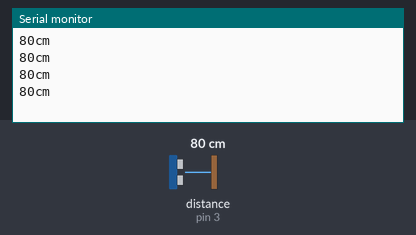
Recording of a sketch running on a simulated Arduino Uno, built with avr-gcc and run on an emulated ATmega328P. On the bench: the last lines printed to the serial monitor. Wiring (inferred from the names in the program): ultrasonic range finder: trigger pin 2; echo pin 3. The test bench sets the inputs (shaded band); at power-on: distance to the obstacle (sensor on pin 3) 80 cm. The echo pulse lasts 58.3 µs per cm.

Above: at 1.2 s.
1.3 s: distance to the obstacle (sensor on pin 3) set to 2 cm
At 1.73 s:
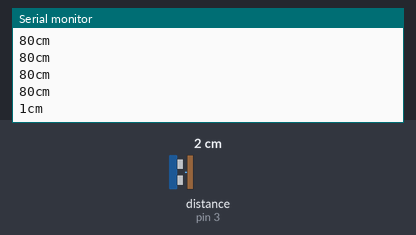
2.8 s: distance to the obstacle (sensor on pin 3) set to 4 cm
At 2.94 s:
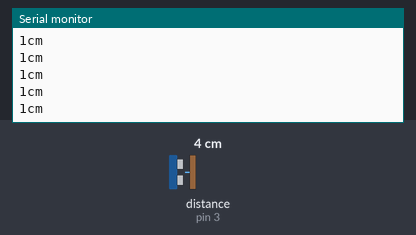
Timing chart, 0 to 5.8 s (numbered marks = the images above; inputs shaded):
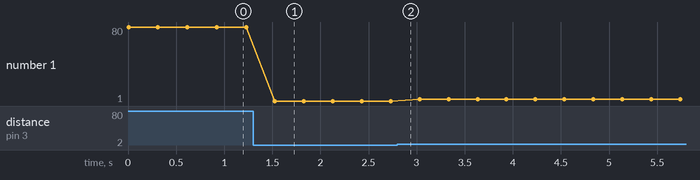

The sketch:

sketch_5.3.UltrasonicDistance.ino
```cpp
int TRIGGER_OUT = 2;
int ECHO_IN = 3;

void setup() {
  Serial.begin(9600);
  pinMode(TRIGGER_OUT, OUTPUT);
  pinMode(ECHO_IN, INPUT);
}

void loop() {
  long duration, cm;

  digitalWrite(TRIGGER_OUT, HIGH);
  delayMicroseconds(10);
  digitalWrite(TRIGGER_OUT, LOW);

  duration = pulseIn(ECHO_IN, HIGH);
  cm = microseondsToCentimeters(duration);

  Serial.print(cm);
  Serial.print("cm");
  Serial.println();

  delay(300);
}

// 1/1000 초를 인치(Inch) 거리로 변환하는 함수
long microsencodsToInches(long microseconds)
{
  // 인치당 73.746초가 소요됨. 음파 속도는 초당 1130 피트를 이동함.
  // 왕복 거리 이므로 2로 나눔
  return microseconds / 74 / 2;
}

long microseondsToCentimeters(long microseconds)
{
  // 음파 속도는 초당 340 m/s, 1cm당 29 ms이 소요됨
  // 왕복 거리 이므로 2로 나눔
  return microseconds / 29 / 2;
}
```

Measured:
- after the input at 1.3 s, the serial monitor: prints a new line after 0.23 s (image 1)
- plotted number 1: 80 → 1 after the input at 1.3 s, 1 → 3 after the input at 2.8 s
